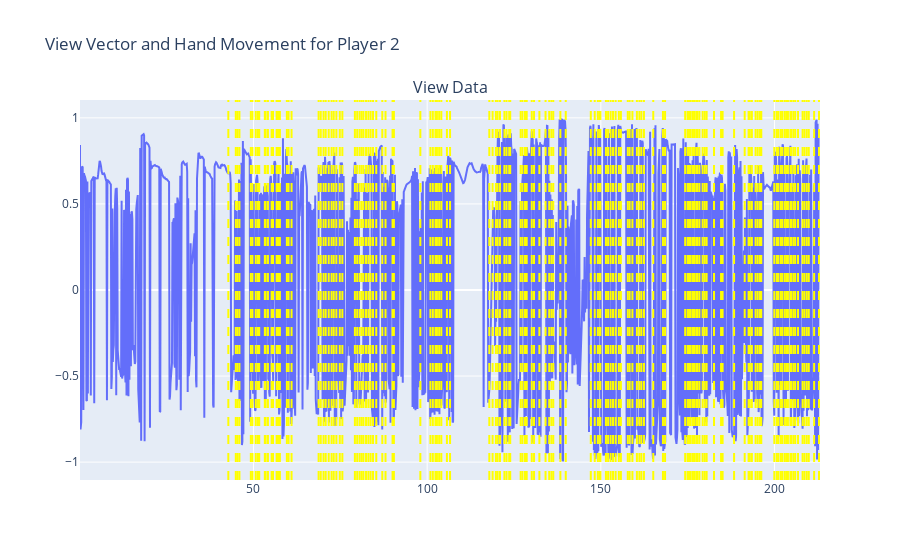

This figure's notebook cell:
### Code cell
event_data = waddle_lst
player_number = 2

fig = make_subplots(rows=1, cols=1, shared_yaxes=True, shared_xaxes=True, subplot_titles=('View Data', 'Left Hand', 'Right Hand'))

fig.add_trace(go.Scatter(x=df_pos_rot[player_number]['timesincelaunch'][:-1], y=df_pos_rot[player_number]["rotation_x"][:-1], mode='lines'), row=1, col=1)

fig.update_layout(title=f'View Vector and Hand Movement for Player {player_number}', showlegend=False)
    
player_id = gaze_package_lst_splt[player_number]["player_id"].iloc[0]
other_data_for_player = event_data[event_data['player_id'] == player_id]
event_times_for_player = other_data_for_player['timesincelaunch'].tolist()

if event_times_for_player is not []:
    for event_time in event_times_for_player:
        fig.add_vline(x=event_time, line_width=2, line_dash="dash", line_color="yellow")
    
fig.show()

### Figure 1 — Plotly figure (JSON) as saved in the notebook; plotly's stock layout.template omitted (floating-point values rounded to 4 significant figures; data arrays with more than 128 entries replaced by an {"elided": "..."} marker saying what was removed)
{"data": [{"mode": "lines", "type": "scatter", "x": {"elided": "1507 float values"}, "xaxis": "x", "y": {"elided": "1507 float values"}, "yaxis": "y"}], "layout": {"annotations": [{"font": {"size": 16}, "showarrow": false, "text": "View Data", "x": 0.5, "xanchor": "center", "xref": "paper", "y": 1, "yanchor": "bottom", "yref": "paper"}], "shapes": [{"line": {"color": "yellow", "dash": "dash", "width": 2}, "type": "line", "x0": 42.76, "x1": 42.76, "xref": "x", "y0": 0, "y1": 1, "yref": "y domain"}, {"line": {"color": "yellow", "dash": "dash", "width": 2}, "type": "line", "x0": 44.91, "x1": 44.91, "xref": "x", "y0": 0, "y1": 1, "yref": "y domain"}, {"line": {"color": "yellow", "dash": "dash", "width": 2}, "type": "line", "x0": 45.4, "x1": 45.4, "xref": "x", "y0": 0, "y1": 1, "yref": "y domain"}, {"line": {"color": "yellow", "dash": "dash", "width": 2}, "type": "line", "x0": 45.95, "x1": 45.95, "xref": "x", "y0": 0, "y1": 1, "yref": "y domain"}, {"line": {"color": "yellow", "dash": "dash", "width": 2}, "type": "line", "x0": 49.25, "x1": 49.25, "xref": "x", "y0": 0, "y1": 1, "yref": "y domain"}, {"line": {"color": "yellow", "dash": "dash", "width": 2}, "type": "line", "x0": 49.7, "x1": 49.7, "xref": "x", "y0": 0, "y1": 1, "yref": "y domain"}, {"line": {"color": "yellow", "dash": "dash", "width": 2}, "type": "line", "x0": 50.66, "x1": 50.66, "xref": "x", "y0": 0, "y1": 1, "yref": "y domain"}, {"line": {"color": "yellow", "dash": "dash", "width": 2}, "type": "line", "x0": 51.29, "x1": 51.29, "xref": "x", "y0": 0, "y1": 1, "yref": "y domain"}, {"line": {"color": "yellow", "dash": "dash", "width": 2}, "type": "line", "x0": 51.65, "x1": 51.65, "xref": "x", "y0": 0, "y1": 1, "yref": "y domain"}, {"line": {"color": "yellow", "dash": "dash", "width": 2}, "type": "line", "x0": 53.27, "x1": 53.27, "xref": "x", "y0": 0, "y1": 1, "yref": "y domain"}, {"line": {"color": "yellow", "dash": "dash", "width": 2}, "type": "line", "x0": 53.49, "x1": 53.49, "xref": "x", "y0": 0, "y1": 1, "yref": "y domain"}, {"line": {"color": "yellow", "dash": "dash", "width": 2}, "type": "line", "x0": 54.16, "x1": 54.16, "xref": "x", "y0": 0, "y1": 1, "yref": "y domain"}, {"line": {"color": "yellow", "dash": "dash", "width": 2}, "type": "line", "x0": 55.23, "x1": 55.23, "xref": "x", "y0": 0, "y1": 1, "yref": "y domain"}, {"line": {"color": "yellow", "dash": "dash", "width": 2}, "type": "line", "x0": 55.63, "x1": 55.63, "xref": "x", "y0": 0, "y1": 1, "yref": "y domain"}, {"line": {"color": "yellow", "dash": "dash", "width": 2}, "type": "line", "x0": 56.66, "x1": 56.66, "xref": "x", "y0": 0, "y1": 1, "yref": "y domain"}, {"line": {"color": "yellow", "dash": "dash", "width": 2}, "type": "line", "x0": 57.06, "x1": 57.06, "xref": "x", "y0": 0, "y1": 1, "yref": "y domain"}, {"line": {"color": "yellow", "dash": "dash", "width": 2}, "type": "line", "x0": 57.6, "x1": 57.6, "xref": "x", "y0": 0, "y1": 1, "yref": "y domain"}, {"line": {"color": "yellow", "dash": "dash", "width": 2}, "type": "line", "x0": 59.62, "x1": 59.62, "xref": "x", "y0": 0, "y1": 1, "yref": "y domain"}, {"line": {"color": "yellow", "dash": "dash", "width": 2}, "type": "line", "x0": 60.1, "x1": 60.1, "xref": "x", "y0": 0, "y1": 1, "yref": "y domain"}, {"line": {"color": "yellow", "dash": "dash", "width": 2}, "type": "line", "x0": 60.97, "x1": 60.97, "xref": "x", "y0": 0, "y1": 1, "yref": "y domain"}, {"line": {"color": "yellow", "dash": "dash", "width": 2}, "type": "line", "x0": 68.75, "x1": 68.75, "xref": "x", "y0": 0, "y1": 1, "yref": "y domain"}, {"line": {"color": "yellow", "dash": "dash", "width": 2}, "type": "line", "x0": 69.36, "x1": 69.36, "xref": "x", "y0": 0, "y1": 1, "yref": "y domain"}, {"line": {"color": "yellow", "dash": "dash", "width": 2}, "type": "line", "x0": 70.17, "x1": 70.17, "xref": "x", "y0": 0, "y1": 1, "yref": "y domain"}, {"line": {"color": "yellow", "dash": "dash", "width": 2}, "type": "line", "x0": 70.8, "x1": 70.8, "xref": "x", "y0": 0, "y1": 1, "yref": "y domain"}, {"line": {"color": "yellow", "dash": "dash", "width": 2}, "type": "line", "x0": 71.66, "x1": 71.66, "xref": "x", "y0": 0, "y1": 1, "yref": "y domain"}, {"line": {"color": "yellow", "dash": "dash", "width": 2}, "type": "line", "x0": 72.49, "x1": 72.49, "xref": "x", "y0": 0, "y1": 1, "yref": "y domain"}, {"line": {"color": "yellow", "dash": "dash", "width": 2}, "type": "line", "x0": 73.1, "x1": 73.1, "xref": "x", "y0": 0, "y1": 1, "yref": "y domain"}, {"line": {"color": "yellow", "dash": "dash", "width": 2}, "type": "line", "x0": 73.86, "x1": 73.86, "xref": "x", "y0": 0, "y1": 1, "yref": "y domain"}, {"line": {"color": "yellow", "dash": "dash", "width": 2}, "type": "line", "x0": 74.85, "x1": 74.85, "xref": "x", "y0": 0, "y1": 1, "yref": "y domain"}, {"line": {"color": "yellow", "dash": "dash", "width": 2}, "type": "line", "x0": 75.58, "x1": 75.58, "xref": "x", "y0": 0, "y1": 1, "yref": "y domain"}, {"line": {"color": "yellow", "dash": "dash", "width": 2}, "type": "line", "x0": 79.19, "x1": 79.19, "xref": "x", "y0": 0, "y1": 1, "yref": "y domain"}, {"line": {"color": "yellow", "dash": "dash", "width": 2}, "type": "line", "x0": 79.86, "x1": 79.86, "xref": "x", "y0": 0, "y1": 1, "yref": "y domain"}, {"line": {"color": "yellow", "dash": "dash", "width": 2}, "type": "line", "x0": 80.56, "x1": 80.56, "xref": "x", "y0": 0, "y1": 1, "yref": "y domain"}, {"line": {"color": "yellow", "dash": "dash", "width": 2}, "type": "line", "x0": 81.14, "x1": 81.14, "xref": "x", "y0": 0, "y1": 1, "yref": "y domain"}, {"line": {"color": "yellow", "dash": "dash", "width": 2}, "type": "line", "x0": 81.65, "x1": 81.65, "xref": "x", "y0": 0, "y1": 1, "yref": "y domain"}, {"line": {"color": "yellow", "dash": "dash", "width": 2}, "type": "line", "x0": 82.4, "x1": 82.4, "xref": "x", "y0": 0, "y1": 1, "yref": "y domain"}, {"line": {"color": "yellow", "dash": "dash", "width": 2}, "type": "line", "x0": 83.08, "x1": 83.08, "xref": "x", "y0": 0, "y1": 1, "yref": "y domain"}, {"line": {"color": "yellow", "dash": "dash", "width": 2}, "type": "line", "x0": 83.72, "x1": 83.72, "xref": "x", "y0": 0, "y1": 1, "yref": "y domain"}, {"line": {"color": "yellow", "dash": "dash", "width": 2}, "type": "line", "x0": 84.42, "x1": 84.42, "xref": "x", "y0": 0, "y1": 1, "yref": "y domain"}, {"line": {"color": "yellow", "dash": "dash", "width": 2}, "type": "line", "x0": 85.35, "x1": 85.35, "xref": "x", "y0": 0, "y1": 1, "yref": "y domain"}, {"line": {"color": "yellow", "dash": "dash", "width": 2}, "type": "line", "x0": 87.08, "x1": 87.08, "xref": "x", "y0": 0, "y1": 1, "yref": "y domain"}, {"line": {"color": "yellow", "dash": "dash", "width": 2}, "type": "line", "x0": 88.01, "x1": 88.01, "xref": "x", "y0": 0, "y1": 1, "yref": "y domain"}, {"line": {"color": "yellow", "dash": "dash", "width": 2}, "type": "line", "x0": 90.04, "x1": 90.04, "xref": "x", "y0": 0, "y1": 1, "yref": "y domain"}, {"line": {"color": "yellow", "dash": "dash", "width": 2}, "type": "line", "x0": 90.43, "x1": 90.43, "xref": "x", "y0": 0, "y1": 1, "yref": "y domain"}, {"line": {"color": "yellow", "dash": "dash", "width": 2}, "type": "line", "x0": 98.04, "x1": 98.04, "xref": "x", "y0": 0, "y1": 1, "yref": "y domain"}, {"line": {"color": "yellow", "dash": "dash", "width": 2}, "type": "line", "x0": 100.9, "x1": 100.9, "xref": "x", "y0": 0, "y1": 1, "yref": "y domain"}, {"line": {"color": "yellow", "dash": "dash", "width": 2}, "type": "line", "x0": 101.6, "x1": 101.6, "xref": "x", "y0": 0, "y1": 1, "yref": "y domain"}, {"line": {"color": "yellow", "dash": "dash", "width": 2}, "type": "line", "x0": 102.4, "x1": 102.4, "xref": "x", "y0": 0, "y1": 1, "yref": "y domain"}, {"line": {"color": "yellow", "dash": "dash", "width": 2}, "type": "line", "x0": 102.8, "x1": 102.8, "xref": "x", "y0": 0, "y1": 1, "yref": "y domain"}, {"line": {"color": "yellow", "dash": "dash", "width": 2}, "type": "line", "x0": 103.5, "x1": 103.5, "xref": "x", "y0": 0, "y1": 1, "yref": "y domain"}, {"line": {"color": "yellow", "dash": "dash", "width": 2}, "type": "line", "x0": 104.1, "x1": 104.1, "xref": "x", "y0": 0, "y1": 1, "yref": "y domain"}, {"line": {"color": "yellow", "dash": "dash", "width": 2}, "type": "line", "x0": 105.7, "x1": 105.7, "xref": "x", "y0": 0, "y1": 1, "yref": "y domain"}, {"line": {"color": "yellow", "dash": "dash", "width": 2}, "type": "line", "x0": 106.6, "x1": 106.6, "xref": "x", "y0": 0, "y1": 1, "yref": "y domain"}, {"line": {"color": "yellow", "dash": "dash", "width": 2}, "type": "line", "x0": 117.9, "x1": 117.9, "xref": "x", "y0": 0, "y1": 1, "yref": "y domain"}, {"line": {"color": "yellow", "dash": "dash", "width": 2}, "type": "line", "x0": 118.8, "x1": 118.8, "xref": "x", "y0": 0, "y1": 1, "yref": "y domain"}, {"line": {"color": "yellow", "dash": "dash", "width": 2}, "type": "line", "x0": 119.8, "x1": 119.8, "xref": "x", "y0": 0, "y1": 1, "yref": "y domain"}, {"line": {"color": "yellow", "dash": "dash", "width": 2}, "type": "line", "x0": 120.3, "x1": 120.3, "xref": "x", "y0": 0, "y1": 1, "yref": "y domain"}, {"line": {"color": "yellow", "dash": "dash", "width": 2}, "type": "line", "x0": 121.0, "x1": 121.0, "xref": "x", "y0": 0, "y1": 1, "yref": "y domain"}, {"line": {"color": "yellow", "dash": "dash", "width": 2}, "type": "line", "x0": 122.2, "x1": 122.2, "xref": "x", "y0": 0, "y1": 1, "yref": "y domain"}, {"line": {"color": "yellow", "dash": "dash", "width": 2}, "type": "line", "x0": 122.8, "x1": 122.8, "xref": "x", "y0": 0, "y1": 1, "yref": "y domain"}, {"line": {"color": "yellow", "dash": "dash", "width": 2}, "type": "line", "x0": 123.6, "x1": 123.6, "xref": "x", "y0": 0, "y1": 1, "yref": "y domain"}, {"line": {"color": "yellow", "dash": "dash", "width": 2}, "type": "line", "x0": 123.9, "x1": 123.9, "xref": "x", "y0": 0, "y1": 1, "yref": "y domain"}, {"line": {"color": "yellow", "dash": "dash", "width": 2}, "type": "line", "x0": 126.9, "x1": 126.9, "xref": "x", "y0": 0, "y1": 1, "yref": "y domain"}, {"line": {"color": "yellow", "dash": "dash", "width": 2}, "type": "line", "x0": 127.4, "x1": 127.4, "xref": "x", "y0": 0, "y1": 1, "yref": "y domain"}, {"line": {"color": "yellow", "dash": "dash", "width": 2}, "type": "line", "x0": 128.2, "x1": 128.2, "xref": "x", "y0": 0, "y1": 1, "yref": "y domain"}, {"line": {"color": "yellow", "dash": "dash", "width": 2}, "type": "line", "x0": 128.7, "x1": 128.7, "xref": "x", "y0": 0, "y1": 1, "yref": "y domain"}, {"line": {"color": "yellow", "dash": "dash", "width": 2}, "type": "line", "x0": 130.1, "x1": 130.1, "xref": "x", "y0": 0, "y1": 1, "yref": "y domain"}, {"line": {"color": "yellow", "dash": "dash", "width": 2}, "type": "line", "x0": 130.8, "x1": 130.8, "xref": "x", "y0": 0, "y1": 1, "yref": "y domain"}, {"line": {"color": "yellow", "dash": "dash", "width": 2}, "type": "line", "x0": 132.3, "x1": 132.3, "xref": "x", "y0": 0, "y1": 1, "yref": "y domain"}, {"line": {"color": "yellow", "dash": "dash", "width": 2}, "type": "line", "x0": 134.1, "x1": 134.1, "xref": "x", "y0": 0, "y1": 1, "yref": "y domain"}, {"line": {"color": "yellow", "dash": "dash", "width": 2}, "type": "line", "x0": 135.1, "x1": 135.1, "xref": "x", "y0": 0, "y1": 1, "yref": "y domain"}, {"line": {"color": "yellow", "dash": "dash", "width": 2}, "type": "line", "x0": 135.8, "x1": 135.8, "xref": "x", "y0": 0, "y1": 1, "yref": "y domain"}, {"line": {"color": "yellow", "dash": "dash", "width": 2}, "type": "line", "x0": 136.3, "x1": 136.3, "xref": "x", "y0": 0, "y1": 1, "yref": "y domain"}, {"line": {"color": "yellow", "dash": "dash", "width": 2}, "type": "line", "x0": 138.3, "x1": 138.3, "xref": "x", "y0": 0, "y1": 1, "yref": "y domain"}, {"line": {"color": "yellow", "dash": "dash", "width": 2}, "type": "line", "x0": 139.9, "x1": 139.9, "xref": "x", "y0": 0, "y1": 1, "yref": "y domain"}, {"line": {"color": "yellow", "dash": "dash", "width": 2}, "type": "line", "x0": 147.1, "x1": 147.1, "xref": "x", "y0": 0, "y1": 1, "yref": "y domain"}, {"line": {"color": "yellow", "dash": "dash", "width": 2}, "type": "line", "x0": 148.2, "x1": 148.2, "xref": "x", "y0": 0, "y1": 1, "yref": "y domain"}, {"line": {"color": "yellow", "dash": "dash", "width": 2}, "type": "line", "x0": 149.1, "x1": 149.1, "xref": "x", "y0": 0, "y1": 1, "yref": "y domain"}, {"line": {"color": "yellow", "dash": "dash", "width": 2}, "type": "line", "x0": 149.6, "x1": 149.6, "xref": "x", "y0": 0, "y1": 1, "yref": "y domain"}, {"line": {"color": "yellow", "dash": "dash", "width": 2}, "type": "line", "x0": 149.9, "x1": 149.9, "xref": "x", "y0": 0, "y1": 1, "yref": "y domain"}, {"line": {"color": "yellow", "dash": "dash", "width": 2}, "type": "line", "x0": 151.5, "x1": 151.5, "xref": "x", "y0": 0, "y1": 1, "yref": "y domain"}, {"line": {"color": "yellow", "dash": "dash", "width": 2}, "type": "line", "x0": 152.1, "x1": 152.1, "xref": "x", "y0": 0, "y1": 1, "yref": "y domain"}, {"line": {"color": "yellow", "dash": "dash", "width": 2}, "type": "line", "x0": 152.8, "x1": 152.8, "xref": "x", "y0": 0, "y1": 1, "yref": "y domain"}, {"line": {"color": "yellow", "dash": "dash", "width": 2}, "type": "line", "x0": 153.5, "x1": 153.5, "xref": "x", "y0": 0, "y1": 1, "yref": "y domain"}, {"line": {"color": "yellow", "dash": "dash", "width": 2}, "type": "line", "x0": 154.3, "x1": 154.3, "xref": "x", "y0": 0, "y1": 1, "yref": "y domain"}, {"line": {"color": "yellow", "dash": "dash", "width": 2}, "type": "line", "x0": 155.2, "x1": 155.2, "xref": "x", "y0": 0, "y1": 1, "yref": "y domain"}, {"line": {"color": "yellow", "dash": "dash", "width": 2}, "type": "line", "x0": 155.8, "x1": 155.8, "xref": "x", "y0": 0, "y1": 1, "yref": "y domain"}, {"line": {"color": "yellow", "dash": "dash", "width": 2}, "type": "line", "x0": 157.8, "x1": 157.8, "xref": "x", "y0": 0, "y1": 1, "yref": "y domain"}, {"line": {"color": "yellow", "dash": "dash", "width": 2}, "type": "line", "x0": 158.3, "x1": 158.3, "xref": "x", "y0": 0, "y1": 1, "yref": "y domain"}, {"line": {"color": "yellow", "dash": "dash", "width": 2}, "type": "line", "x0": 159.1, "x1": 159.1, "xref": "x", "y0": 0, "y1": 1, "yref": "y domain"}, {"line": {"color": "yellow", "dash": "dash", "width": 2}, "type": "line", "x0": 160.4, "x1": 160.4, "xref": "x", "y0": 0, "y1": 1, "yref": "y domain"}, {"line": {"color": "yellow", "dash": "dash", "width": 2}, "type": "line", "x0": 161.1, "x1": 161.1, "xref": "x", "y0": 0, "y1": 1, "yref": "y domain"}, {"line": {"color": "yellow", "dash": "dash", "width": 2}, "type": "line", "x0": 161.7, "x1": 161.7, "xref": "x", "y0": 0, "y1": 1, "yref": "y domain"}, {"line": {"color": "yellow", "dash": "dash", "width": 2}, "type": "line", "x0": 162.4, "x1": 162.4, "xref": "x", "y0": 0, "y1": 1, "yref": "y domain"}, {"line": {"color": "yellow", "dash": "dash", "width": 2}, "type": "line", "x0": 165.1, "x1": 165.1, "xref": "x", "y0": 0, "y1": 1, "yref": "y domain"}, {"line": {"color": "yellow", "dash": "dash", "width": 2}, "type": "line", "x0": 167.9, "x1": 167.9, "xref": "x", "y0": 0, "y1": 1, "yref": "y domain"}, {"line": {"color": "yellow", "dash": "dash", "width": 2}, "type": "line", "x0": 168.5, "x1": 168.5, "xref": "x", "y0": 0, "y1": 1, "yref": "y domain"}, {"line": {"color": "yellow", "dash": "dash", "width": 2}, "type": "line", "x0": 174.3, "x1": 174.3, "xref": "x", "y0": 0, "y1": 1, "yref": "y domain"}, {"line": {"color": "yellow", "dash": "dash", "width": 2}, "type": "line", "x0": 175.0, "x1": 175.0, "xref": "x", "y0": 0, "y1": 1, "yref": "y domain"}, {"line": {"color": "yellow", "dash": "dash", "width": 2}, "type": "line", "x0": 175.4, "x1": 175.4, "xref": "x", "y0": 0, "y1": 1, "yref": "y domain"}, {"line": {"color": "yellow", "dash": "dash", "width": 2}, "type": "line", "x0": 175.9, "x1": 175.9, "xref": "x", "y0": 0, "y1": 1, "yref": "y domain"}, {"line": {"color": "yellow", "dash": "dash", "width": 2}, "type": "line", "x0": 176.5, "x1": 176.5, "xref": "x", "y0": 0, "y1": 1, "yref": "y domain"}, {"line": {"color": "yellow", "dash": "dash", "width": 2}, "type": "line", "x0": 176.9, "x1": 176.9, "xref": "x", "y0": 0, "y1": 1, "yref": "y domain"}, {"line": {"color": "yellow", "dash": "dash", "width": 2}, "type": "line", "x0": 177.5, "x1": 177.5, "xref": "x", "y0": 0, "y1": 1, "yref": "y domain"}, {"line": {"color": "yellow", "dash": "dash", "width": 2}, "type": "line", "x0": 177.8, "x1": 177.8, "xref": "x", "y0": 0, "y1": 1, "yref": "y domain"}, {"line": {"color": "yellow", "dash": "dash", "width": 2}, "type": "line", "x0": 178.4, "x1": 178.4, "xref": "x", "y0": 0, "y1": 1, "yref": "y domain"}, {"line": {"color": "yellow", "dash": "dash", "width": 2}, "type": "line", "x0": 179.3, "x1": 179.3, "xref": "x", "y0": 0, "y1": 1, "yref": "y domain"}, {"line": {"color": "yellow", "dash": "dash", "width": 2}, "type": "line", "x0": 179.9, "x1": 179.9, "xref": "x", "y0": 0, "y1": 1, "yref": "y domain"}, {"line": {"color": "yellow", "dash": "dash", "width": 2}, "type": "line", "x0": 180.5, "x1": 180.5, "xref": "x", "y0": 0, "y1": 1, "yref": "y domain"}, {"line": {"color": "yellow", "dash": "dash", "width": 2}, "type": "line", "x0": 182.6, "x1": 182.6, "xref": "x", "y0": 0, "y1": 1, "yref": "y domain"}, {"line": {"color": "yellow", "dash": "dash", "width": 2}, "type": "line", "x0": 184.6, "x1": 184.6, "xref": "x", "y0": 0, "y1": 1, "yref": "y domain"}, {"line": {"color": "yellow", "dash": "dash", "width": 2}, "type": "line", "x0": 185.0, "x1": 185.0, "xref": "x", "y0": 0, "y1": 1, "yref": "y domain"}, {"line": {"color": "yellow", "dash": "dash", "width": 2}, "type": "line", "x0": 188.4, "x1": 188.4, "xref": "x", "y0": 0, "y1": 1, "yref": "y domain"}, {"line": {"color": "yellow", "dash": "dash", "width": 2}, "type": "line", "x0": 191.4, "x1": 191.4, "xref": "x", "y0": 0, "y1": 1, "yref": "y domain"}, {"line": {"color": "yellow", "dash": "dash", "width": 2}, "type": "line", "x0": 192.5, "x1": 192.5, "xref": "x", "y0": 0, "y1": 1, "yref": "y domain"}, {"line": {"color": "yellow", "dash": "dash", "width": 2}, "type": "line", "x0": 192.9, "x1": 192.9, "xref": "x", "y0": 0, "y1": 1, "yref": "y domain"}, {"line": {"color": "yellow", "dash": "dash", "width": 2}, "type": "line", "x0": 193.5, "x1": 193.5, "xref": "x", "y0": 0, "y1": 1, "yref": "y domain"}, {"line": {"color": "yellow", "dash": "dash", "width": 2}, "type": "line", "x0": 194.5, "x1": 194.5, "xref": "x", "y0": 0, "y1": 1, "yref": "y domain"}, {"line": {"color": "yellow", "dash": "dash", "width": 2}, "type": "line", "x0": 195.2, "x1": 195.2, "xref": "x", "y0": 0, "y1": 1, "yref": "y domain"}, {"line": {"color": "yellow", "dash": "dash", "width": 2}, "type": "line", "x0": 195.8, "x1": 195.8, "xref": "x", "y0": 0, "y1": 1, "yref": "y domain"}, {"line": {"color": "yellow", "dash": "dash", "width": 2}, "type": "line", "x0": 196.2, "x1": 196.2, "xref": "x", "y0": 0, "y1": 1, "yref": "y domain"}, {"line": {"color": "yellow", "dash": "dash", "width": 2}, "type": "line", "x0": 199.9, "x1": 199.9, "xref": "x", "y0": 0, "y1": 1, "yref": "y domain"}, {"line": {"color": "yellow", "dash": "dash", "width": 2}, "type": "line", "x0": 200.6, "x1": 200.6, "xref": "x", "y0": 0, "y1": 1, "yref": "y domain"}, {"line": {"color": "yellow", "dash": "dash", "width": 2}, "type": "line", "x0": 201.0, "x1": 201.0, "xref": "x", "y0": 0, "y1": 1, "yref": "y domain"}, {"line": {"color": "yellow", "dash": "dash", "width": 2}, "type": "line", "x0": 201.7, "x1": 201.7, "xref": "x", "y0": 0, "y1": 1, "yref": "y domain"}, {"line": {"color": "yellow", "dash": "dash", "width": 2}, "type": "line", "x0": 202.2, "x1": 202.2, "xref": "x", "y0": 0, "y1": 1, "yref": "y domain"}, {"line": {"color": "yellow", "dash": "dash", "width": 2}, "type": "line", "x0": 202.9, "x1": 202.9, "xref": "x", "y0": 0, "y1": 1, "yref": "y domain"}, {"line": {"color": "yellow", "dash": "dash", "width": 2}, "type": "line", "x0": 203.4, "x1": 203.4, "xref": "x", "y0": 0, "y1": 1, "yref": "y domain"}, {"line": {"color": "yellow", "dash": "dash", "width": 2}, "type": "line", "x0": 203.9, "x1": 203.9, "xref": "x", "y0": 0, "y1": 1, "yref": "y domain"}, {"line": {"color": "yellow", "dash": "dash", "width": 2}, "type": "line", "x0": 204.6, "x1": 204.6, "xref": "x", "y0": 0, "y1": 1, "yref": "y domain"}, {"line": {"color": "yellow", "dash": "dash", "width": 2}, "type": "line", "x0": 204.8, "x1": 204.8, "xref": "x", "y0": 0, "y1": 1, "yref": "y domain"}, {"line": {"color": "yellow", "dash": "dash", "width": 2}, "type": "line", "x0": 205.5, "x1": 205.5, "xref": "x", "y0": 0, "y1": 1, "yref": "y domain"}, {"line": {"color": "yellow", "dash": "dash", "width": 2}, "type": "line", "x0": 206.0, "x1": 206.0, "xref": "x", "y0": 0, "y1": 1, "yref": "y domain"}, {"line": {"color": "yellow", "dash": "dash", "width": 2}, "type": "line", "x0": 206.8, "x1": 206.8, "xref": "x", "y0": 0, "y1": 1, "yref": "y domain"}, {"line": {"color": "yellow", "dash": "dash", "width": 2}, "type": "line", "x0": 208.1, "x1": 208.1, "xref": "x", "y0": 0, "y1": 1, "yref": "y domain"}, {"line": {"color": "yellow", "dash": "dash", "width": 2}, "type": "line", "x0": 208.6, "x1": 208.6, "xref": "x", "y0": 0, "y1": 1, "yref": "y domain"}, {"line": {"color": "yellow", "dash": "dash", "width": 2}, "type": "line", "x0": 209.3, "x1": 209.3, "xref": "x", "y0": 0, "y1": 1, "yref": "y domain"}, {"line": {"color": "yellow", "dash": "dash", "width": 2}, "type": "line", "x0": 209.9, "x1": 209.9, "xref": "x", "y0": 0, "y1": 1, "yref": "y domain"}, {"line": {"color": "yellow", "dash": "dash", "width": 2}, "type": "line", "x0": 211.4, "x1": 211.4, "xref": "x", "y0": 0, "y1": 1, "yref": "y domain"}, {"line": {"color": "yellow", "dash": "dash", "width": 2}, "type": "line", "x0": 212.8, "x1": 212.8, "xref": "x", "y0": 0, "y1": 1, "yref": "y domain"}], "showlegend": false, "title": {"text": "View Vector and Hand Movement for Player 2"}, "xaxis": {"anchor": "y", "domain": [0, 1]}, "yaxis": {"anchor": "x", "domain": [0, 1]}}}
